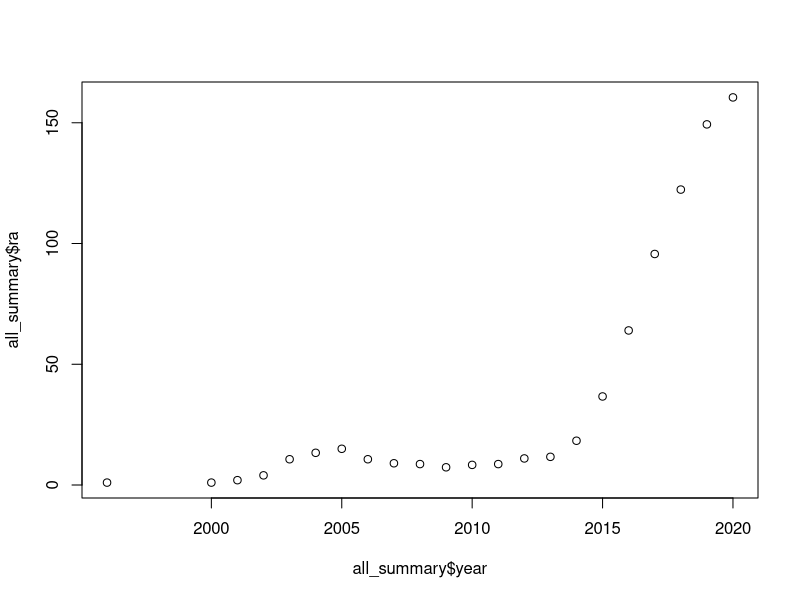

The R script that drew this image: (Note: this script raises an error after producing the figure.)
all <- read.csv("data/webofscience_amber.csv")

n2021 <- table(all$Publication.Year)["2021"]

all<- all[all$Publication.Year <2021,]
nrow(all)

all_summary <- setNames(data.frame(table(all$Publication.Year)),
                        c("year", "count"))
all_summary$year <- as.numeric(as.character(all_summary$year))


all_summary$ra <- caTools::runmean(all_summary$count, 3, alg="C")

plot(all_summary$year, all_summary$ra)

library(segmented)

my.lm <- lm(ra~year, data=all_summary)
pscore.test(my.lm)
davies.test(my.lm)


my.seg <- segmented(my.lm, 
                    seg.Z = ~ year, 
                    psi = 2013)

# additional breakpoints?
pscore.test(my.seg,~year, more.break = T) 
davies.test(my.seg)

# get the breakpoints
my.seg$psi


my.fitted <- fitted(my.seg)
my.model <- data.frame(year = all_summary$year, 
                       count = all_summary$ra, fit=my.fitted)


yrs <- round(my.seg$psi[,2])
yrs

my.model$cat <- NA
my.model$cat[my.model$year <yrs] <- "1"
my.model$cat[my.model$year >yrs] <- "2"
my.model$cat[is.na(my.model$cat)] <- "3"

my.lines <- round(my.seg$psi[, 2])


ggplot(my.model) +
  geom_vline(xintercept = my.lines, linetype = "dashed") +
  # geom_line(data=my.model, aes(x=year,y=count), size=1) +
  geom_line(aes(x=year, y=fit, col=cat)) +
  geom_point(aes(x=year, y=count, col=cat))

### PLOT
#####
# At the breakpoint (break1), the segments b and c intersect

#b0 + b1*x = c0 + c1*x

b0 <- coef(my.seg)[[1]]
b1 <- coef(my.seg)[[2]]

# Important:
# the coefficients are the differences in slope in comparison to the previous slope
c1 <- coef(my.seg)[[2]] + coef(my.seg)[[3]]
break1 <- my.seg$psi[[2]]

#Solve for c0 (intercept of second segment):
c0 <- b0 + b1 * break1 - c1 * break1

# first line: 
#y = b0 + b1*x
#y = intercept1 + slope1 * x

x1 <- 1995: (yrs-1)
df1 <- all_summary[all_summary$year %in% x1,]
mod1 <- lm(ra~year, df1)
y1= predict(mod1, newdata = data.frame(year=x1))

# second line:
#y = c0 + c1*x
#y = intercept2 + slope2 * x

x2 <- 2015:2020
df2 <- all_summary[all_summary$year %in% x2,]
mod2 <- lm(ra~year + I(year^2), df2)
x3 <- 2015:2021
y2= predict(mod2, newdata = data.frame(year=x3))

my.lines <- round(my.seg$psi[, 2])

library(ggthemes)
theme_set(theme_hc(base_size=14) %+replace%
            theme(legend.title = element_text(
              face="bold"),
              axis.title = element_text(face="bold"),
              axis.title.y = element_text(angle=90),
              legend.position="bottom",
              plot.title = element_text(face="bold", hjust=0, size=16))
)

p <- ggplot() +
  geom_vline(xintercept = my.lines, linetype = "dashed") +
  # geom_line(data=my.model, aes(x=year,y=count), size=1) +
  geom_line(data=data.frame(x1, y1, cat="1"), 
            aes(x=x1, y=y1, col=cat), size=1) +
  geom_line(data=data.frame(x3, y2, cat="2"), 
            aes(x=x3, y=y2, col=cat), size=1) +
  
  scale_x_continuous(limits=c(1988, 2027), 
                     breaks = seq(1990, 2020, 5)) +
  labs(x="Year", y="Number of publications")

labs <- read.csv("data/timeline2.csv")
labs <- merge(labs, all_summary, by.x="x1", by.y="year", all.x=T, all.y=F)
labs$ra[labs$x1%in%c(1993, 1994, 1995)] <- 0

hj <- 0
hj2 <- 1

ny <- -10
pal <- c("1"="#c06c13","2"="#ff9009","3"="#340e06")

p1 <- p +
  
  # Adding annotations for years
  geom_text(data=labs[labs$hj=="right",], aes(x=x1, y=y1, label=x1, hjust=hj), 
            size=5, hjust=hj2, vjust=0.5, col=pal[1], fontface=2) +
  geom_text(data=labs[labs$hj=="right",], aes(x=x1, y=y1, label=label2), 
            size=3,  vjust=0.5,
            nudge_y = ny, hjust=hj2, lineheight = 0.8, col=pal[1]) +
  geom_segment(data=labs[labs$hj=="right",], aes(x=x1, xend=x1,y=ra, yend=y1-20),
               col="darkgrey") +
  geom_text(data=labs[labs$hj=="left",], aes(x=x1, y=y1, label=x1, hjust=hj), 
            size=5, hjust=hj, vjust=1, col= pal[2], fontface=2) +
  geom_text(data=labs[labs$hj=="left",], aes(x=x1, y=y1, label=label2), 
            size=3,  vjust=1, col=pal[2],
            nudge_y = ny, hjust=hj, lineheight = 0.8) +
  geom_segment(data=labs[labs$hj=="left",], aes(x=x1, xend=x1,y=ra, yend=y1),
               col="darkgrey") +
  geom_point(data=my.model, aes(x=year, y=count, col=cat, shape=cat), 
             size=4, fill="white", stroke=2) +
  
  scale_shape_manual(values=c("1"=16,"2"=16,"3"=21), guide=F)+
  scale_color_manual(values=pal, guide=F) + 
  # Add stats
  annotate("text", x=2010, y=10, 
           label= paste0("italic(R) ^ 2 ==", format(summary(mod1)$adj.r, digits=3)),
           parse=T, hjust=hj, size=3)+
  annotate("text", x=2010, y=2, 
           label= paste0("italic(p) ==", format(anova(mod1)$'Pr(>F)'[1], digits=3)),
           parse=T, hjust=hj, size=3) +
  annotate("text", x=2025, y=10, 
           label= paste0("italic(R) ^ 2 ==", format(summary(mod2)$adj.r, digits=3)),
           parse=T, hjust=hj, size=3)+
  annotate("text", x=2025, y=2, 
           label= paste0("italic(p) ==", format(anova(mod2)$'Pr(>F)'[1], digits=3)),
           parse=T, hjust=hj, size=3) +
  annotate("segment", x=2016, xend=2014.5, y=10, yend=18, arrow = arrow(type = "closed", length = unit(0.1, "inches"))
  ) +
  annotate("text", x=2016.1, y=8,
           label="breakpoint\nidentified", size=3, hjust=hj,
           lineheight=0.8) +
  annotate("segment", x=2014, xend=2013, y=245, yend=245, 
           arrow = arrow(type = "closed", length = unit(0.1, "inches"))) +
  annotate("point", x=2021, y=n2021, size=4, shape=21, stroke=2, col=pal[2])



x11(w=10, h=6);p1

ggsave("plots/Fig_02.svg", p1, w=10, h=6)
